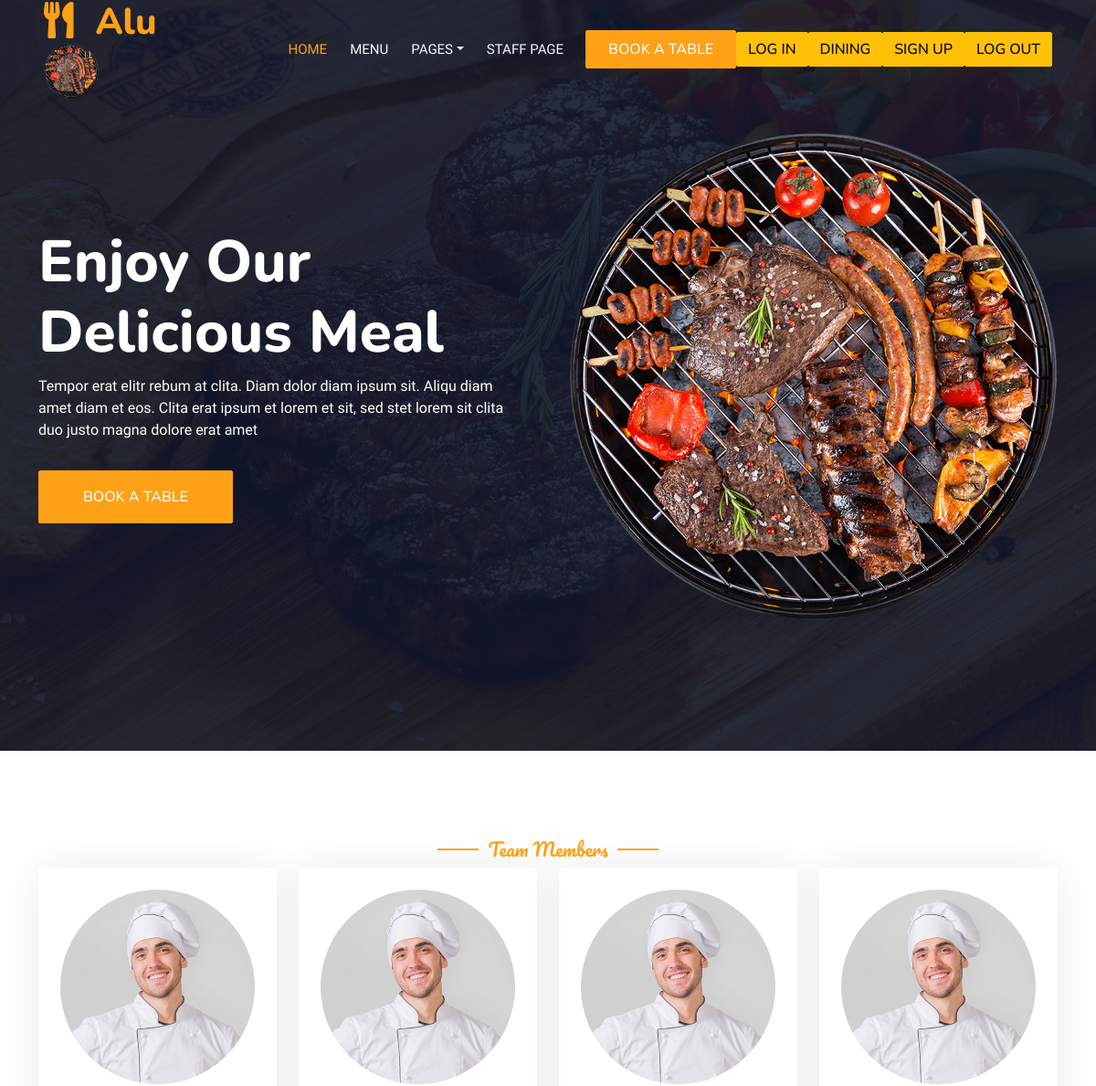
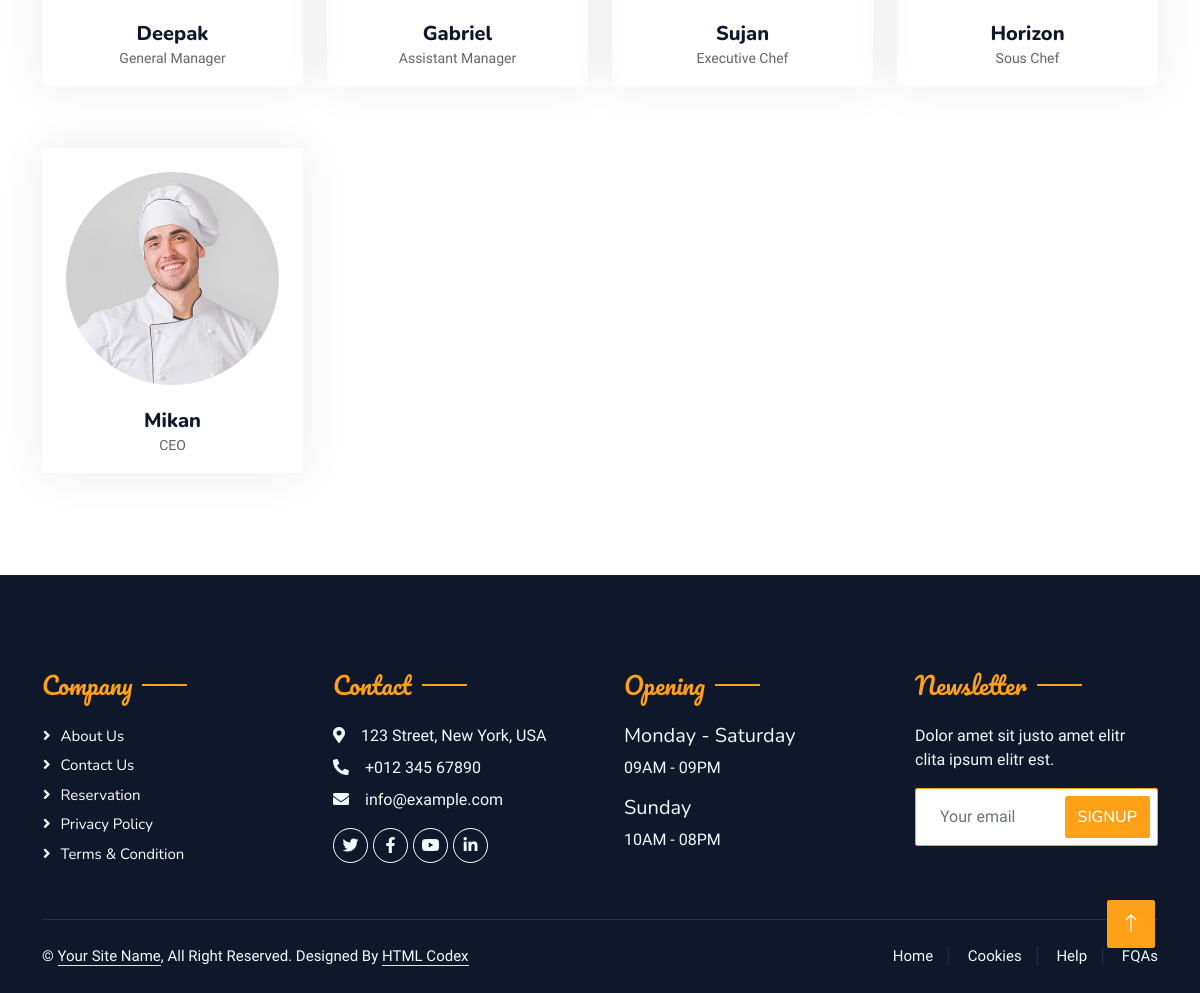
Page /team/ on the committed database (2 pictures, top to bottom).
### home/models.py (models this page shows, shortened)
class Staff(models.Model):
    name = models.CharField(max_length=20)
    gender = models.CharField(choices=GENDER_CHOICES, max_length=50, null=True)
    designation = models.CharField(max_length=20, null=True)
    facebook = models.CharField(max_length=200, null=True)
    linkedin = models.CharField(max_length=200, null=True)
    instagram = models.CharField(max_length=200, null=True)

### home/views.py (the view)
# urls.py: path("team/", team, name="team"),
def team(request):
    context = {
    "teams": Staff.objects.all(),
    }
    return render(request, "team.html", context)

### template/team.html (shortened to what this page needs)
{% extends 'base.html' %}
{% block myblock %}
        <div class="container-xxl pt-5 pb-3">
            <div class="container">
                <div class="text-center wow fadeInUp" data-wow-delay="0.1s">
                    <h5 class="section-title ff-secondary text-center text-primary fw-normal">Team Members</h5>
                </div>
                <div class="row g-4">
                            {% for team in teams %}
                    <div class="col-lg-3 col-md-6 wow fadeInUp" data-wow-delay="0.1s">
                        <div class="team-item text-center rounded overflow-hidden">
                            <div class="rounded-circle overflow-hidden m-4">
                                <img class="img-fluid" src="img/team-1.jpg" alt="">
                            </div>
                            <h5 class="mb-0">{{ team.name }}</h5>
                            <small>{{ team.designation }}</small>
                        </div>
                    </div>
                     {% endfor %}
                </div>
            </div>
        </div>
{% endblock %}

### static/css/style.css (style rules this page uses)
:root { --primary: #FEA116; --light: #F1F8FF; --dark: #0F172B; }
.ff-secondary { font-family: 'Pacifico', cursive; }
.section-title { position: relative; display: inline-block; }
.section-title::before { position: absolute; content: ""; width: 45px; height: 2px; top: 50%; left: -55px; margin-top: -1px; background: var(--primary); }
.section-title::after { position: absolute; content: ""; width: 45px; height: 2px; top: 50%; right: -55px; margin-top: -1px; background: var(--primary); }
.team-item { box-shadow: 0 0 45px rgba(0, 0, 0, .08); height: calc(100% - 38px); transition: .5s; }
.team-item img { transition: .5s; }

### rows in the picture
Staff: name "Deepak", designation "General Manager"
Staff: name "Gabriel", designation "Assistant Manager"
Staff: name "Sujan", designation "Executive Chef"
Staff: name "Horizon", designation "Sous Chef"
Staff: name "Mikan", designation "CEO"
